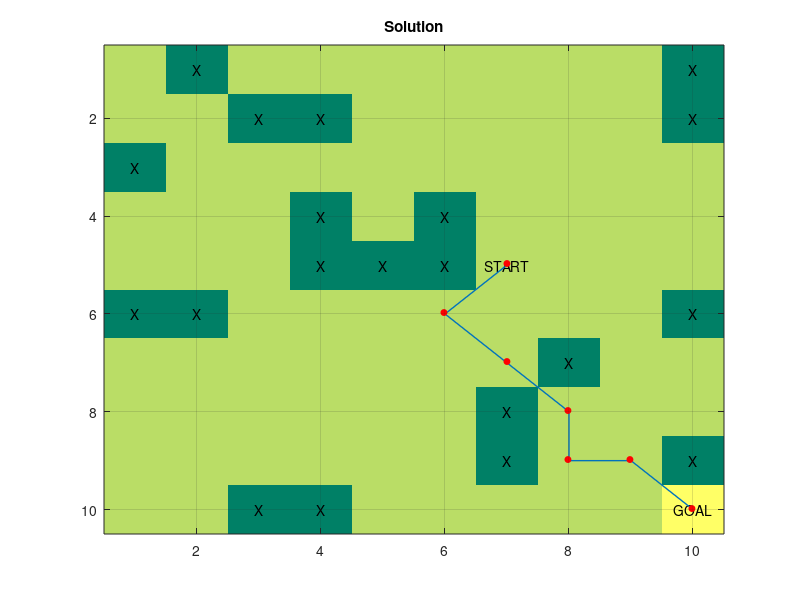
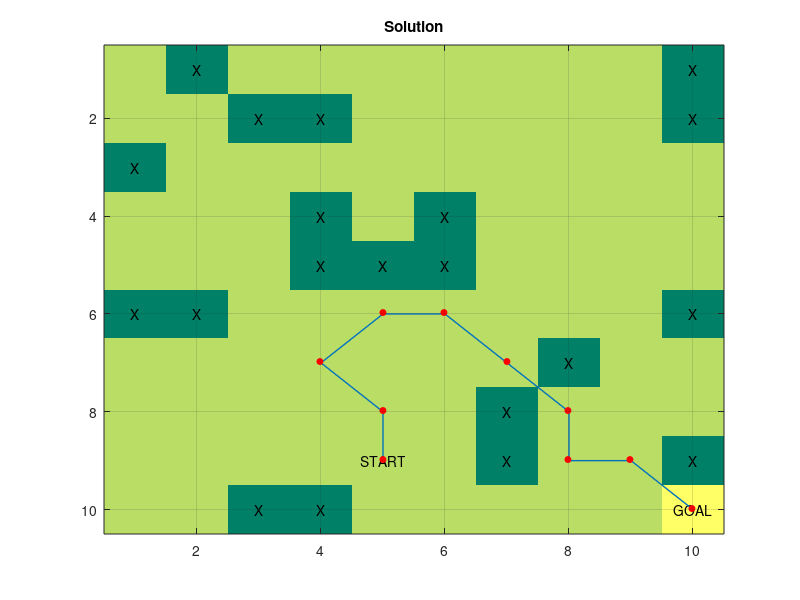
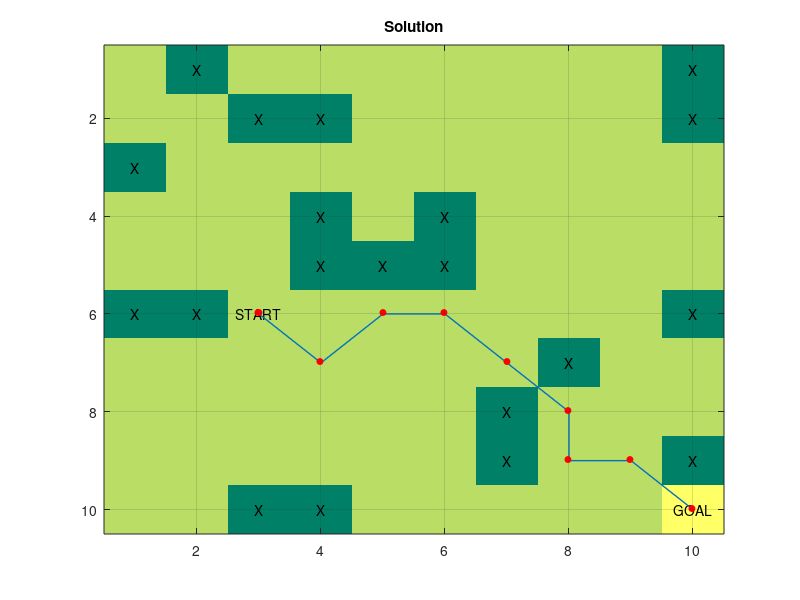

Reproduce these figures in MATLAB, in order.

clear; close all; clc
load('maze.mat');
load('q.mat');
load('train_efficiency.mat');
n = size(maze, 1);
goal = n*n;
for s=1:3
    figure;
    while(1)
        start = randi([1 goal-1]);
        disp(start);
        if max(start==find(reshape(maze, 1, goal)<0))==0
            break;
        end
    end
    
    x_start = ceil(start / n);
    y_start = mod(start, n);
    if y_start == 0
        y_start = 10;
    end
    
    [n, ~] = size(maze);
    goal = n*n;
    value = 1;
    blocked_value = -50;
    cur_state = start;
    path = [];

    imagesc(maze);
    colormap('Summer');
    title('Solution');
    grid on;
    text(x_start, y_start, 'START', 'HorizontalAlignment', 'center');
    text(n, n, 'GOAL', 'HorizontalAlignment', 'center');
    [x_obs, y_obs] = find(maze'==blocked_value);
    text(x_obs, y_obs, 'X', 'HorizontalAlignment', 'center');
    
    X = [x_start];
    Y = [y_start];
    while cur_state ~= goal
        [~, action] = max(q(cur_state, :));
        path = horzcat(path, action);

        x = ceil(action / n);
        y = mod(action, n);
        if y == 0
            y = 10;
        end
        
        X = horzcat(X, x);
        Y = horzcat(Y, y);
        cur_state = action;
    end
    
    hold on;
    plot(X, Y, 'LineWidth', 1);
    text(X, Y, '\bullet', 'HorizontalAlignment', 'center', 'VerticalAlignment', 'middle', 'Color', 'r', 'FontSize', 20);
end
